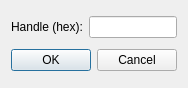
<?xml version="1.0" encoding="UTF-8"?>
<ui version="4.0">
 <class>SelectByHandleDialog</class>
 <widget class="QDialog" name="SelectByHandleDialog">
  <property name="windowModality">
   <enum>Qt::ApplicationModal</enum>
  </property>
  <property name="geometry">
   <rect>
    <x>0</x>
    <y>0</y>
    <width>176</width>
    <height>88</height>
   </rect>
  </property>
  <property name="windowTitle">
   <string>Find / Replace</string>
  </property>
  <layout class="QVBoxLayout" name="verticalLayout">
   <item>
    <layout class="QHBoxLayout" name="horizontalLayout">
     <item>
      <widget class="QLabel" name="label">
       <property name="text">
        <string>Handle (hex):</string>
       </property>
      </widget>
     </item>
     <item>
      <widget class="QLineEdit" name="Handle"/>
     </item>
    </layout>
   </item>
   <item>
    <widget class="QDialogButtonBox" name="ButtonBox">
     <property name="orientation">
      <enum>Qt::Horizontal</enum>
     </property>
     <property name="standardButtons">
      <set>QDialogButtonBox::Cancel|QDialogButtonBox::Ok</set>
     </property>
    </widget>
   </item>
  </layout>
 </widget>
 <resources/>
 <connections>
  <connection>
   <sender>ButtonBox</sender>
   <signal>accepted()</signal>
   <receiver>SelectByHandleDialog</receiver>
   <slot>accept()</slot>
   <hints>
    <hint type="sourcelabel">
     <x>248</x>
     <y>254</y>
    </hint>
    <hint type="destinationlabel">
     <x>157</x>
     <y>274</y>
    </hint>
   </hints>
  </connection>
  <connection>
   <sender>ButtonBox</sender>
   <signal>rejected()</signal>
   <receiver>SelectByHandleDialog</receiver>
   <slot>reject()</slot>
   <hints>
    <hint type="sourcelabel">
     <x>316</x>
     <y>260</y>
    </hint>
    <hint type="destinationlabel">
     <x>286</x>
     <y>274</y>
    </hint>
   </hints>
  </connection>
 </connections>
</ui>
